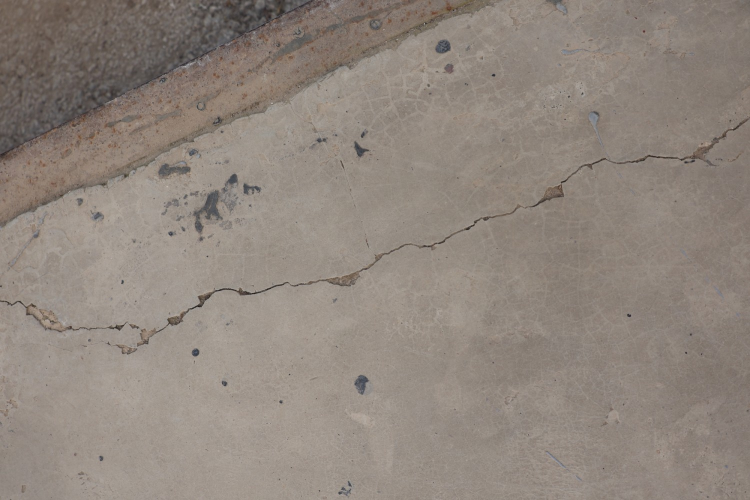
#> input picture backend/samples/showcase/concrete-cr01-pavement-transverse.jpg, 1500 x 1000 px (shown at 1/2 size)
$ python -i preprocessing.py   (imports and definitions only)
#> lines starting #> are read from the running program, lines starting #| are printed output that depends on the picture
#> further down, picture is the input picture: shape (1000, 1500, 3); mean B, G, R 124.9, 133.4, 143.5
"""OpenCV decoding, inspection preprocessing, and coordinate utilities."""

from __future__ import annotations

from dataclasses import dataclass
from typing import Literal

import cv2
import numpy as np


@dataclass(frozen=True, slots=True)
class LetterboxInfo:
    original_shape: tuple[int, int]
    input_shape: tuple[int, int]
    scale: float
    pad_x: float
    pad_y: float


@dataclass(frozen=True, slots=True)
class InspectionPreprocessingConfig:
    input_size: int = 640
    profile: Literal["standard-color", "steel-enhanced"] = "steel-enhanced"
    padding_color: tuple[int, int, int] = (114, 114, 114)
    clahe_clip_limit: float = 2.0
    clahe_tile_grid_size: tuple[int, int] = (8, 8)

    def __post_init__(self) -> None:
        if self.input_size <= 0:
            raise ValueError("input_size must be positive")
        if self.profile not in {"standard-color", "steel-enhanced"}:
            raise ValueError(f"Unsupported preprocessing profile: {self.profile}")
        if len(self.padding_color) != 3 or any(
            value < 0 or value > 255 for value in self.padding_color
        ):
            raise ValueError("padding_color must contain three uint8 values")
        if self.clahe_clip_limit <= 0.0:
            raise ValueError("clahe_clip_limit must be positive")
        if (
            len(self.clahe_tile_grid_size) != 2
            or self.clahe_tile_grid_size[0] <= 0
            or self.clahe_tile_grid_size[1] <= 0
        ):
            raise ValueError("clahe_tile_grid_size must contain two positive integers")


@dataclass(frozen=True, slots=True)
class InspectionPreprocessingResult:
    model_input: np.ndarray
    grayscale: np.ndarray | None
    contrast_adjusted: np.ndarray | None
    letterbox_info: LetterboxInfo


def validate_bgr_image(image: np.ndarray) -> None:
    if not isinstance(image, np.ndarray):
        raise TypeError("image must be a numpy.ndarray")
    if image.dtype != np.uint8:
        raise ValueError("image must use uint8 pixels")
    if image.ndim != 3 or image.shape[2] != 3:
        raise ValueError("image must have shape HxWx3 in BGR order")
    if image.shape[0] <= 0 or image.shape[1] <= 0:
        raise ValueError("image must not be empty")


def decode_image(encoded: bytes | bytearray | memoryview) -> np.ndarray:
    """Decode image bytes into a validated three-channel BGR array."""

    if not isinstance(encoded, (bytes, bytearray, memoryview)):
        raise TypeError("encoded image must be bytes-like")
    payload = bytes(encoded)
    if not payload:
        raise ValueError("encoded image must not be empty")
    is_png = payload.startswith(b"\x89PNG\r\n\x1a\n")
    is_jpeg = payload.startswith(b"\xff\xd8")
    if not (is_png or is_jpeg):
        raise ValueError("encoded image must be JPEG or PNG content")
    image = cv2.imdecode(np.frombuffer(payload, dtype=np.uint8), cv2.IMREAD_COLOR)
    if image is None:
        raise ValueError("encoded image could not be decoded")
    validate_bgr_image(image)
    return image


def letterbox(
    image: np.ndarray,
    size: int | tuple[int, int] = 640,
    color: tuple[int, int, int] = (114, 114, 114),
) -> tuple[np.ndarray, LetterboxInfo]:
#> called with size = 640, color = (114, 114, 114)
    validate_bgr_image(image)
    target_h, target_w = (size, size) if isinstance(size, int) else size
    if target_h <= 0 or target_w <= 0:
        raise ValueError("letterbox size must be positive")
    height, width = image.shape[:2]
#> height = 1000; width = 1500
    scale = min(target_w / width, target_h / height)
#> scale = 0.427
    resized_w = int(round(width * scale))
#> resized_w = 640
    resized_h = int(round(height * scale))
#> resized_h = 427
    resized = cv2.resize(image, (resized_w, resized_h), interpolation=cv2.INTER_LINEAR)
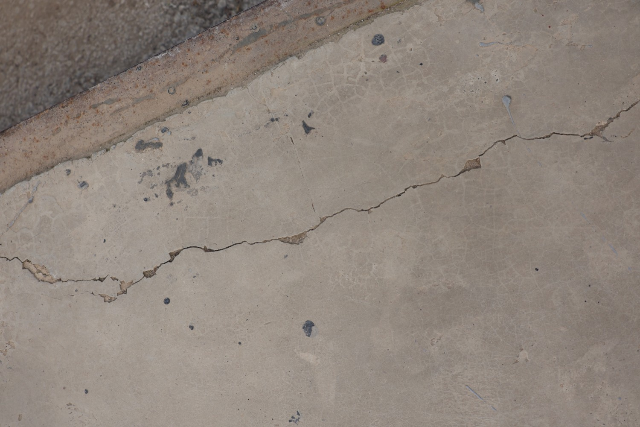
#> resized: shape (427, 640, 3); mean B, G, R 124.8, 133.3, 143.4
    pad_w = target_w - resized_w
#> pad_w = 0
    pad_h = target_h - resized_h
#> pad_h = 213
    left = pad_w // 2
#> left = 0
    right = pad_w - left
#> right = 0
    top = pad_h // 2
#> top = 106
    bottom = pad_h - top
#> bottom = 107
    padded = cv2.copyMakeBorder(
        resized,
        top,
        bottom,
        left,
        right,
        cv2.BORDER_CONSTANT,
        value=color,
    )
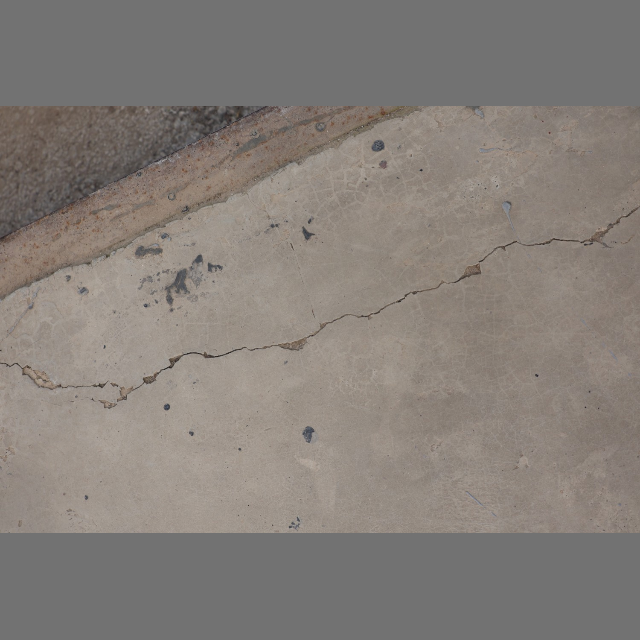
#> padded: shape (640, 640, 3); mean B, G, R 121.2, 126.9, 133.6
    return padded, LetterboxInfo(
        original_shape=(height, width),
        input_shape=(target_h, target_w),
        scale=scale,
        pad_x=float(left),
        pad_y=float(top),
    )


def to_grayscale(image: np.ndarray) -> np.ndarray:
    validate_bgr_image(image)
    return cv2.cvtColor(image, cv2.COLOR_BGR2GRAY)


def apply_clahe(
    grayscale: np.ndarray,
    *,
    clip_limit: float = 2.0,
    tile_grid_size: tuple[int, int] = (8, 8),
) -> np.ndarray:
#> called with clip_limit = 2, tile_grid_size = (8, 8)
    if not isinstance(grayscale, np.ndarray):
        raise TypeError("grayscale image must be a numpy.ndarray")
    if grayscale.dtype != np.uint8 or grayscale.ndim != 2:
        raise ValueError("grayscale image must have shape HxW with uint8 pixels")
    if grayscale.shape[0] <= 0 or grayscale.shape[1] <= 0:
        raise ValueError("grayscale image must not be empty")
    if clip_limit <= 0.0:
        raise ValueError("clip_limit must be positive")
    if len(tile_grid_size) != 2 or tile_grid_size[0] <= 0 or tile_grid_size[1] <= 0:
        raise ValueError("tile_grid_size must contain two positive integers")
    clahe = cv2.createCLAHE(
        clipLimit=float(clip_limit),
        tileGridSize=(int(tile_grid_size[0]), int(tile_grid_size[1])),
    )
    return clahe.apply(grayscale)
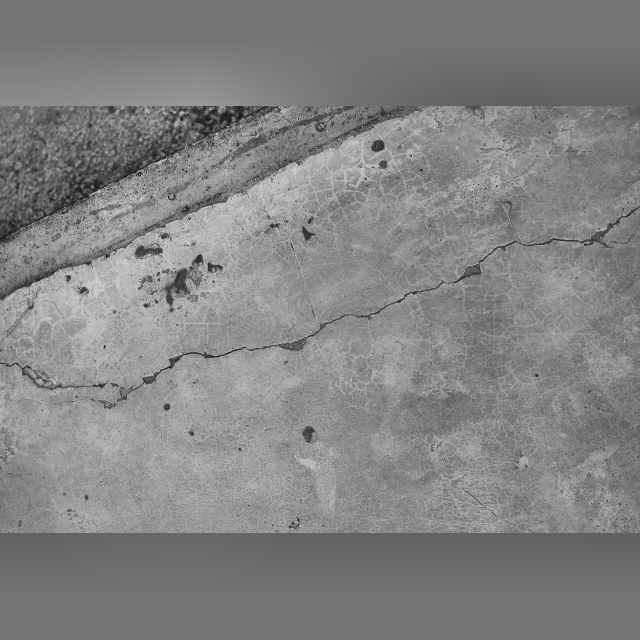
#> returned value: shape (640, 640); min 20, max 219, mean 130.9


def grayscale_to_bgr(grayscale: np.ndarray) -> np.ndarray:
    if not isinstance(grayscale, np.ndarray):
        raise TypeError("grayscale image must be a numpy.ndarray")
    if grayscale.dtype != np.uint8 or grayscale.ndim != 2:
        raise ValueError("grayscale image must have shape HxW with uint8 pixels")
    if grayscale.shape[0] <= 0 or grayscale.shape[1] <= 0:
        raise ValueError("grayscale image must not be empty")
    return cv2.cvtColor(grayscale, cv2.COLOR_GRAY2BGR)
#> returned value: shape (640, 640, 3)


def preprocess_inspection_image(
    image: np.ndarray,
    config: InspectionPreprocessingConfig = InspectionPreprocessingConfig(),
) -> InspectionPreprocessingResult:
    """Build the single 640-square geometry used by the inspection service."""

    validate_bgr_image(image)
    padded, info = letterbox(image, config.input_size, config.padding_color)
    if config.profile == "standard-color":
        return InspectionPreprocessingResult(
            model_input=np.ascontiguousarray(padded),
            grayscale=None,
            contrast_adjusted=None,
            letterbox_info=info,
        )

    grayscale = to_grayscale(padded)
    contrast_adjusted = apply_clahe(
        grayscale,
        clip_limit=config.clahe_clip_limit,
        tile_grid_size=config.clahe_tile_grid_size,
    )
    model_input = grayscale_to_bgr(contrast_adjusted)
    return InspectionPreprocessingResult(
        model_input=model_input,
        grayscale=grayscale,
        contrast_adjusted=contrast_adjusted,
        letterbox_info=info,
    )


def to_normalized_rgb_tensor(
    image: np.ndarray,
    image_size: int = 640,
) -> tuple[np.ndarray, LetterboxInfo]:
    padded, info = letterbox(image, image_size)
    rgb = cv2.cvtColor(padded, cv2.COLOR_BGR2RGB)
    tensor = rgb.astype(np.float32) / 255.0
    tensor = np.transpose(tensor, (2, 0, 1))[None, ...]
    return np.ascontiguousarray(tensor), info


def restore_boxes(boxes: np.ndarray, info: LetterboxInfo) -> np.ndarray:
    restored = np.asarray(boxes, dtype=np.float32).copy().reshape(-1, 4)
    if len(restored) == 0:
        return restored
    restored[:, [0, 2]] -= info.pad_x
    restored[:, [1, 3]] -= info.pad_y
    restored /= info.scale
    height, width = info.original_shape
    restored[:, [0, 2]] = restored[:, [0, 2]].clip(0, width)
    restored[:, [1, 3]] = restored[:, [1, 3]].clip(0, height)
    return restored

>>> import cv2
>>> picture = cv2.imread('../samples/showcase/concrete-cr01-pavement-transverse.jpg')
>>> result = preprocess_inspection_image(picture)

$ run again, on backend/samples/showcase/concrete-cr26-wall-longitudinal.jpg
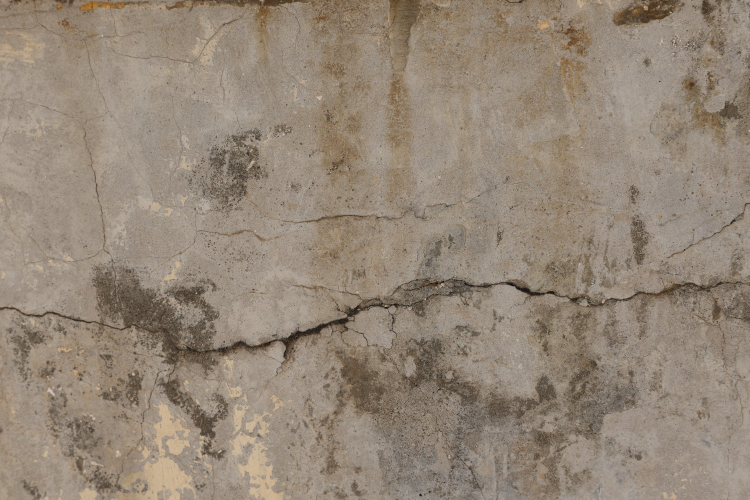
#> input picture backend/samples/showcase/concrete-cr26-wall-longitudinal.jpg, 1500 x 1000 px (shown at 1/2 size)
#> picture is the input picture: shape (1000, 1500, 3); mean B, G, R 118.9, 134.1, 148.1
#> in letterbox, `padded = cv2.copyMakeBorder( resized, top, bottom, left, right, cv2.BO..`:
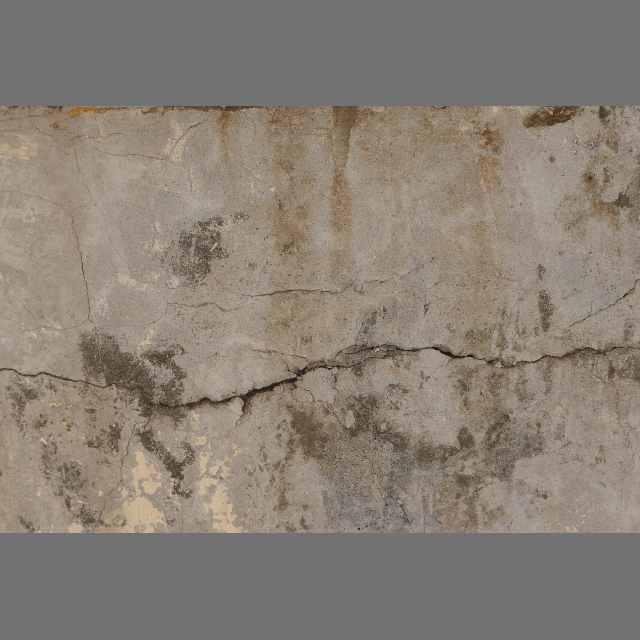
#> padded: shape (640, 640, 3); mean B, G, R 117.2, 127.4, 136.6
#> in apply_clahe, `return clahe.apply(grayscale)`:
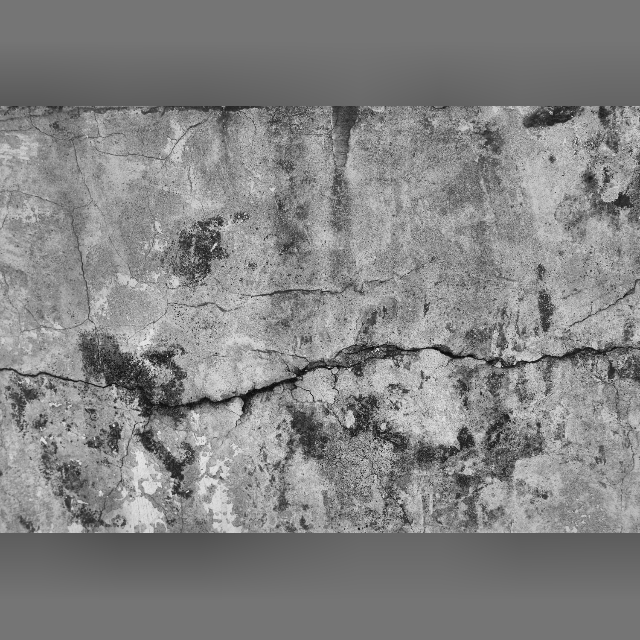
#> returned value: shape (640, 640); min 6, max 232, mean 131.7

$ run again, on backend/samples/showcase/concrete-cr43-pavement-diagonal.jpg
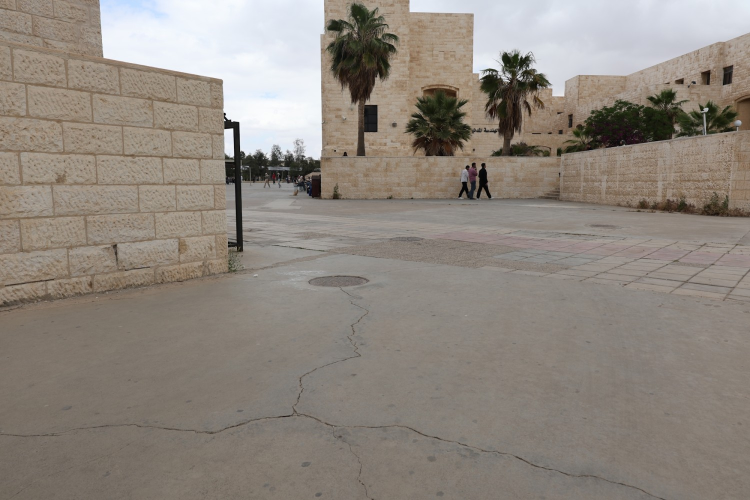
#> input picture backend/samples/showcase/concrete-cr43-pavement-diagonal.jpg, 1500 x 1000 px (shown at 1/2 size)
#> picture is the input picture: shape (1000, 1500, 3); mean B, G, R 126, 134.3, 142.3
#> in letterbox, `padded = cv2.copyMakeBorder( resized, top, bottom, left, right, cv2.BO..`:
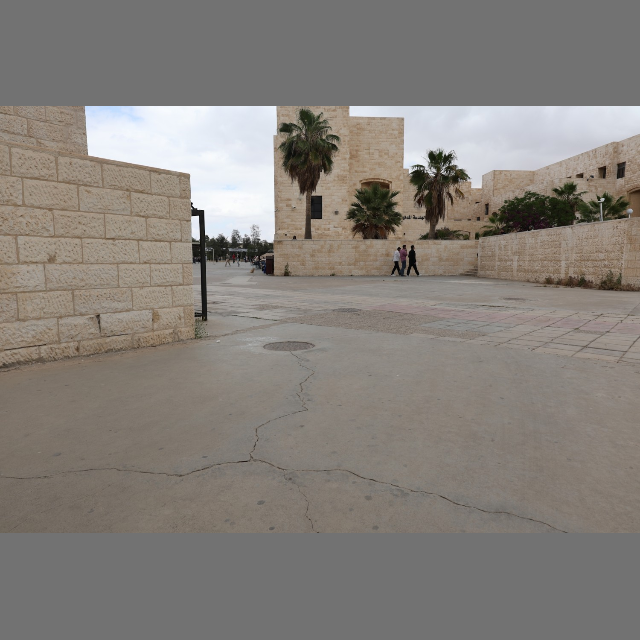
#> padded: shape (640, 640, 3); mean B, G, R 121.9, 127.5, 132.8
#> in apply_clahe, `return clahe.apply(grayscale)`:
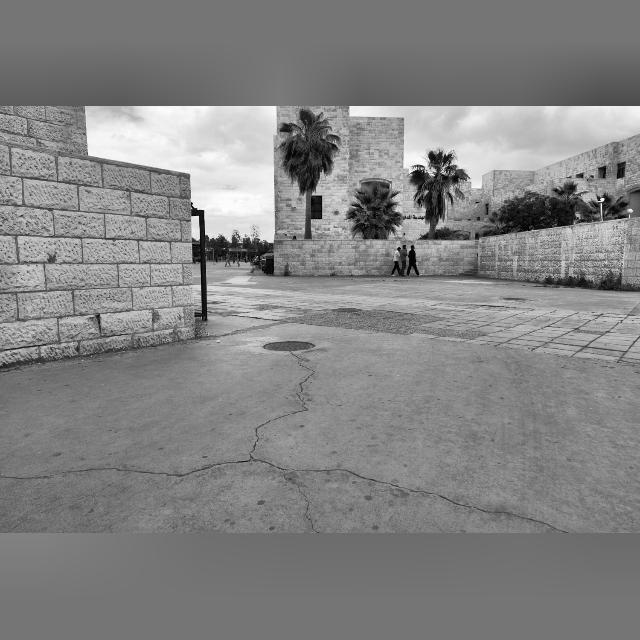
#> returned value: shape (640, 640); min 1, max 254, mean 131.8
